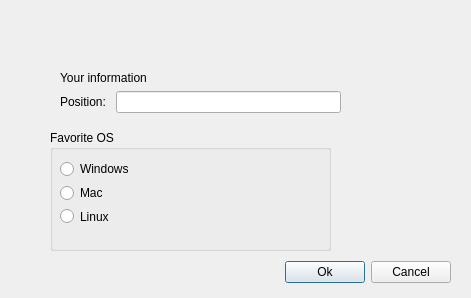
<?xml version="1.0" encoding="UTF-8"?>
<ui version="4.0">
 <class>InfoDialog</class>
 <widget class="QDialog" name="InfoDialog">
  <property name="geometry">
   <rect>
    <x>0</x>
    <y>0</y>
    <width>471</width>
    <height>298</height>
   </rect>
  </property>
  <property name="windowTitle">
   <string>Dialog</string>
  </property>
  <widget class="QWidget" name="">
   <property name="geometry">
    <rect>
     <x>20</x>
     <y>260</y>
     <width>431</width>
     <height>25</height>
    </rect>
   </property>
   <layout class="QHBoxLayout" name="horizontalLayout_2">
    <item>
     <spacer name="horizontalSpacer">
      <property name="orientation">
       <enum>Qt::Horizontal</enum>
      </property>
      <property name="sizeHint" stdset="0">
       <size>
        <width>78</width>
        <height>20</height>
       </size>
      </property>
     </spacer>
    </item>
    <item>
     <widget class="QPushButton" name="okButton">
      <property name="text">
       <string>Ok</string>
      </property>
     </widget>
    </item>
    <item>
     <widget class="QPushButton" name="cancelButton">
      <property name="text">
       <string>Cancel</string>
      </property>
     </widget>
    </item>
   </layout>
  </widget>
  <widget class="QWidget" name="">
   <property name="geometry">
    <rect>
     <x>60</x>
     <y>70</y>
     <width>281</width>
     <height>43</height>
    </rect>
   </property>
   <layout class="QVBoxLayout" name="verticalLayout">
    <item>
     <widget class="QLabel" name="label">
      <property name="text">
       <string>Your information</string>
      </property>
     </widget>
    </item>
    <item>
     <layout class="QHBoxLayout" name="horizontalLayout">
      <item>
       <widget class="QLabel" name="label_2">
        <property name="text">
         <string>Position: </string>
        </property>
       </widget>
      </item>
      <item>
       <widget class="QLineEdit" name="positionLineEdit"/>
      </item>
     </layout>
    </item>
   </layout>
  </widget>
  <widget class="QGroupBox" name="groupBox">
   <property name="geometry">
    <rect>
     <x>50</x>
     <y>130</y>
     <width>281</width>
     <height>121</height>
    </rect>
   </property>
   <property name="title">
    <string>Favorite OS</string>
   </property>
   <widget class="QWidget" name="">
    <property name="geometry">
     <rect>
      <x>10</x>
      <y>30</y>
      <width>68</width>
      <height>65</height>
     </rect>
    </property>
    <layout class="QVBoxLayout" name="verticalLayout_2">
     <item>
      <widget class="QRadioButton" name="windowsRadioButton">
       <property name="text">
        <string>Windows</string>
       </property>
      </widget>
     </item>
     <item>
      <widget class="QRadioButton" name="macRadioButton">
       <property name="text">
        <string>Mac</string>
       </property>
      </widget>
     </item>
     <item>
      <widget class="QRadioButton" name="linuxRadioButton">
       <property name="text">
        <string>Linux</string>
       </property>
      </widget>
     </item>
    </layout>
   </widget>
  </widget>
 </widget>
 <resources/>
 <connections/>
</ui>
